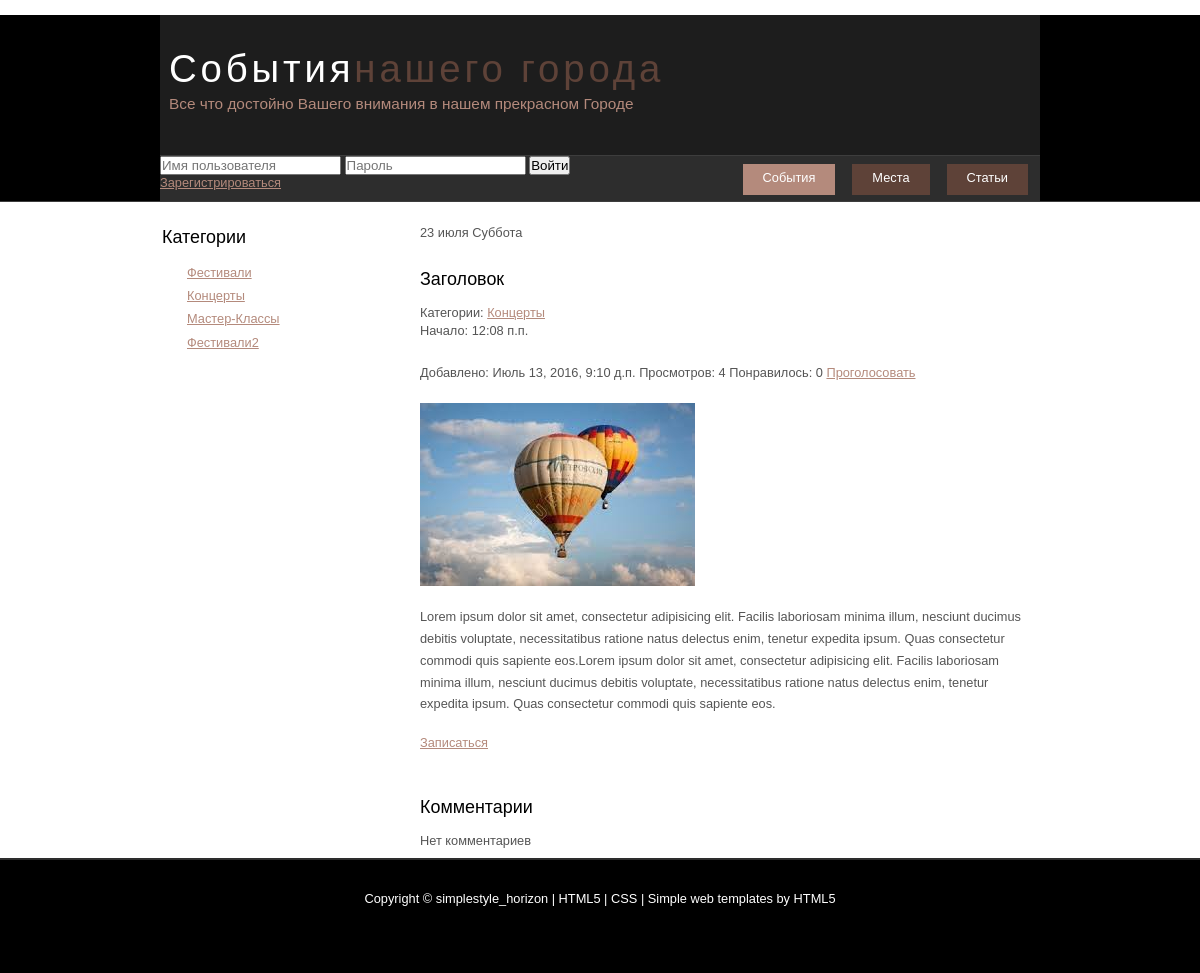
/event/1, run on an earlier commit of the app's database.
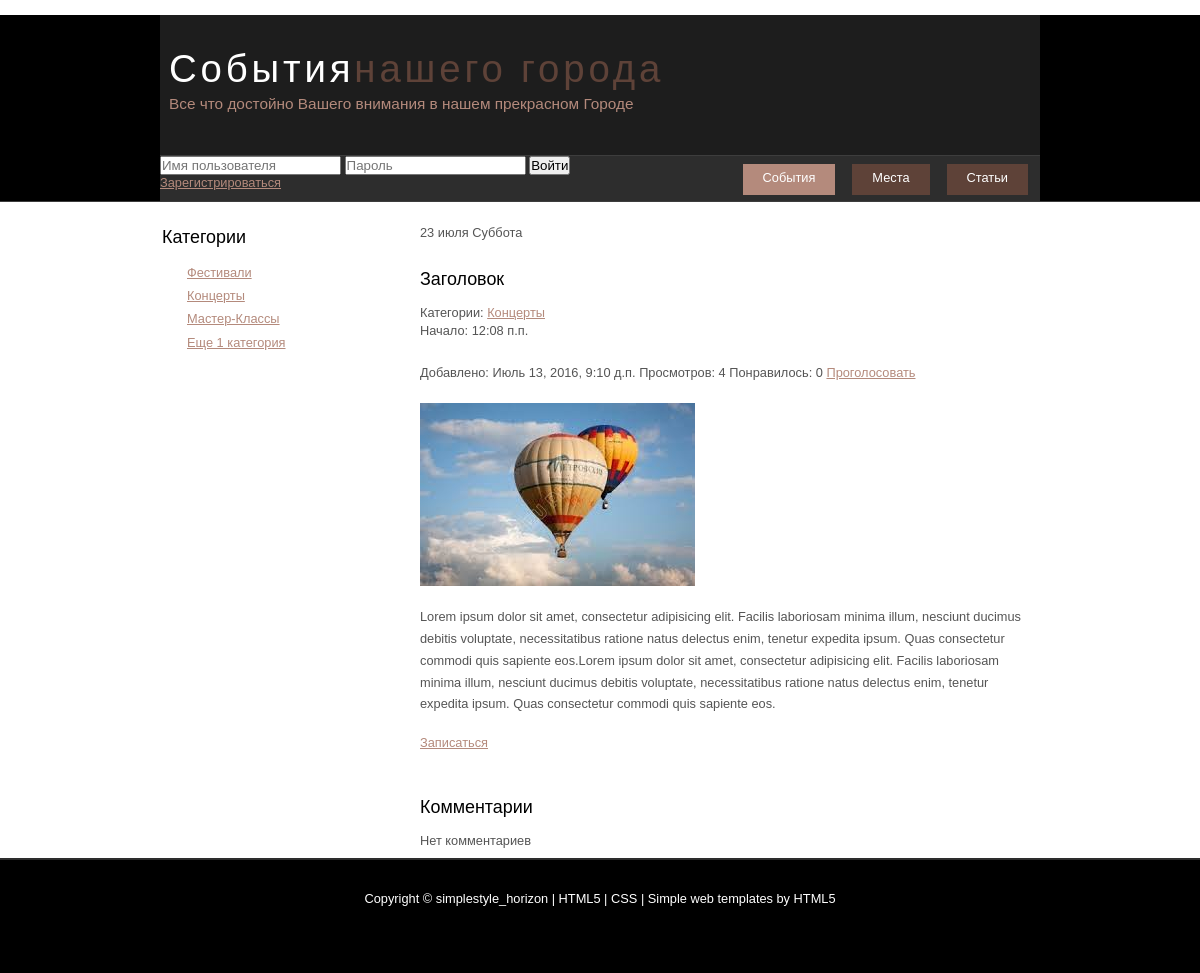
And on a later commit of the database.
### mainApp/models.py (models this page shows, shortened)
class CategoriesEvents(models.Model):
    title = models.CharField(verbose_name='Название категории', max_length=50, unique=True)

class CommonArticle(models.Model):
    title = models.CharField(verbose_name='Заголовок', max_length=255)
    content = models.TextField(verbose_name='Текст')
    added = models.DateTimeField(verbose_name='Дата публикации', auto_now_add=True)
    active = models.BooleanField(verbose_name='Видимость', default=True)
    likes = models.SmallIntegerField(verbose_name='Кол-во лайков', default=0)
    views = models.SmallIntegerField(verbose_name='Кол-во просмотров', default=0)
    images = models.ManyToManyField('Images', verbose_name='Картинки', default=None, blank=True)
    allow_comments = models.BooleanField(verbose_name='Возможность комментариев', default=True)
    author = models.ForeignKey(SiteUser)
    class Meta:
        abstract = True

class Event(CommonArticle):
    date_of_start = models.DateField(verbose_name='Дата начала')
    date_of_finish = models.DateField(verbose_name='Дата завершения', null=True, default=None, blank=True)
    time_of_start = models.TimeField(verbose_name='Время начала')
    time_of_finish = models.TimeField(verbose_name='Время завершения', null=True, default=None, blank=True)
    place = models.ForeignKey('Place', null=True, default=None, blank=True)
    category = models.ManyToManyField('CategoriesEvents', default=None, blank=True)
    need_registration = models.BooleanField(verbose_name='Возможность зарегистрироваться на событие', default=True)

class Images(models.Model):
    image = models.FileField()

### mainApp/views.py (the view)
# urls.py: url(r'^event/([0-9]+)$', show_event),
def show_event(request, event_id):
    output={}
    output['categories']=CategoriesEvents.objects.all()
    output['smth']=get_smth_by_id(request,'Event', event_id)
    output['comments']=show_comments('Event', event_id)
    return render(request,'event.html' , output)

### comments/views.py (called while the page is built)
def show_comments(modelname, subject):
    comments = Comments.objects.filter(subject_id=subject, subject_type=modelname).order_by('-added')
    return comments

### countViews/views.py (called while the page is built)
def check_views(request, modelname, id):
    ip = request.META['REMOTE_ADDR']
    key = modelname + id
    viewed = Viewed.objects.filter(ip=ip, material=key)
    if len(viewed) > 0:
        return False
    else:
        viewed = Viewed()
        viewed.ip = ip
        viewed.material = key
        viewed.save()
        return True

### mainApp/views.py (called while the page is built)
def get_smth_by_id(request,modelname, some_id):
    try:
        smth=MyModule.__dict__[modelname].objects.get(id=some_id)
    except:
        raise Http404
    if hasattr(smth, 'active') and smth.active==False:
        raise Http404
    if hasattr(smth, 'views') :
        if check_views(request, modelname, some_id):
            smth.views+=1
            smth.save()
    return smth

### templates/event.html (shortened to what this page needs)
﻿{%extends 'base.html' %}
{%load staticfiles %}
{%block menu1 %}
    selected
{%endblock %}
{%block right %}
    <div id="sidebar_container">
        <div class="sidebar">
            <h3>Категории</h3>
            <ul>
            {%for category in categories %}
               <li><a href="/events/bycat/{{category.id}}">{{category.title}}</a></li>
            {%endfor %}
            </ul>
        </div>
    </div>
{%endblock %}
{%block content %}
    <div class="instance">
        <p>{{smth.date_of_start|date:"d E l "}}
        </p>
        <h3>{{smth.title}}</h3>
         Категории:
        {%for category in  smth.category.all %}
            <a href="/events/bycat/{{category.id}}">{{category.title}}</a>
        {%endfor %}
        <p>
            Начало: {{smth.time_of_start}}
        </p>
             <p>
                 Добавлено: {{smth.added}}
                 Просмотров: {{smth.views}}
                 Понравилось: <span class="likes_count">{{smth.likes}}</span>
                 <a href="/" data-model="Event" data-id="{{smth.id}}" class="liker">Проголосовать</a>
            </p>
        <p>
            {%for image in smth.images.all %}
               <img src="{%static image.image.url%}">
            {% endfor %}
            </p>
        <p>
            {{smth.content}}
        </p>
<a href="/signto/{{smth.id}}">Записаться</a>
        <p>
            {% if smth.allow_comments %}
                {%include 'inc_comments_show.html' %}
            {%endif %}
    </div>
{%endblock %}

### templates/base.html (shortened to what this page needs)
{%load staticfiles %}
<!DOCTYPE HTML>
<html>
<head>
  <link rel="stylesheet" type="text/css" href="{%static 'css/style.css'%}" />
</head>
<body>
  <div id="main">
    <div id="header">
      <div id="logo">
        <div id="logo_text">
          <h1><a href="index.html">События<span class="logo_colour">нашего города</span></a></h1>
          <h2>Все что достойно Вашего внимания в нашем прекрасном Городе</h2>
        </div>
      </div>
      <div id="menubar">
        <ul id="menu">
          <li class="{%block menu1 %}{%endblock %}"><a href="/">События</a></li>
          <li class="{%block menu2 %}{%endblock %}"><a href="/places/">Места</a></li>
          <li class="{%block menu3 %}{%endblock %}"><a href="/articles/">Статьи</a></li>
        </ul>
          {%block loginform %}
          {% if request.user.username == '' %}
		    <form action="/log/in/" method="POST">
		        <input type="text" placeholder="Имя пользователя" name="login">
		        <input type="password" placeholder="Пароль" name="password">
		        <input type="submit" value="Войти">
	        </form>
          <a href="/register/">Зарегистрироваться</a>
          {%endif %}
          {%endblock %}
      </div>
    </div>
    <div id="site_content">
        {%block right %}{%endblock %}
      <div id="content">
        {%block content %}{%endblock %}
      </div>
    </div>
    <div id="footer">
      <p>Copyright &copy; simplestyle_horizon | <a href="http://validator.w3.org/check?uri=referer">HTML5</a> | <a href="http://jigsaw.w3.org/css-validator/check/referer">CSS</a> | <a href="http://www.html5webtemplates.co.uk">Simple web templates by HTML5</a></p>
    </div>
  </div>
</body>
</html>

### templates/inc_comments_show.html
﻿ <h3>Комментарии</h3>
    {% for comment in comments %}
         <div>
            <p>{{comment.author}} написал {{comment.added}}</p>
                {{comment.content}}
         </div>
    {%empty %}
        Нет комментариев
    {%endfor %}

### static/css/style.css (style rules this page uses)
html { height: 100%; }
* { margin: 0; padding: 0; }
body { font: normal .80em 'trebuchet ms', arial, sans-serif; background: #FFF; color: #555; }
p { padding: 0 0 20px 0; line-height: 1.7em; }
img { border: 0; }
h1, h2, h3, h4, h5, h6 { color: #362C20; letter-spacing: 0em; padding: 0 0 5px 0; }
h1, h2, h3 { font: normal 170% 'century gothic', arial; margin: 0 0 15px 0; padding: 15px 0 5px 0; color: #000; }
h2 { font-size: 160%; padding: 9px 0 5px 0; color: #B48A7C; }
h3 { font-size: 140%; padding: 5px 0 0 0; }
a, a:hover { outline: none; text-decoration: underline; color: #B48A7C; }
ul { margin: 2px 0 22px 17px; }
ul li { list-style-type: circle; margin: 0 0 6px 0; padding: 0 0 4px 5px; line-height: 1.5em; }
#main, #logo, #menubar, #site_content, #footer { margin-left: auto; margin-right: auto; }
#header { background: #000; border-bottom: 1px solid #3d3d3d; height: 186px; }
#logo { width: 880px; position: relative; height: 140px; background: #1d1d1d; }
#logo #logo_text { position: absolute; top: 10px; left: 0; }
#logo h1, #logo h2 { font: normal 300% 'century gothic', arial, sans-serif; border-bottom: 0; text-transform: none; margin: 0 0 0 9px; }
#logo_text h1, #logo_text h1 a, #logo_text h1 a:hover { padding: 22px 0 0 0; color: #FFF; letter-spacing: 0.1em; text-decoration: none; }
#logo_text h1 a .logo_colour { color: #5E4238; }
#logo_text h2 { font-size: 120%; padding: 4px 0 0 0; color: #B48A7C; }
#menubar { width: 872px; height: 45px; padding-right: 8px; background: #2D2D2D; border-top: 1px solid #3D3D3D; }
ul#menu { float: right; margin: 0; }
ul#menu li { float: left; padding: 0 0 0 9px; list-style: none; margin: 8px 4px 0 4px; }
ul#menu li a { font: normal 100% 'trebuchet ms', sans-serif; display: block; float: left; height: 20px; padding: 6px 20px 5px 20px; text-align: center; color: #FFF; text-decoration: none; background: #5E4238; }
ul#menu li.selected a { height: 20px; padding: 6px 20px 5px 11px; }
ul#menu li.selected { margin: 8px 4px 0 13px; background: #B48A7C; }
ul#menu li.selected a, ul#menu li.selected a:hover { background: #B48A7C; color: #FFF; }
#site_content { width: 880px; overflow: hidden; margin: 20px auto 0 auto; padding: 0 0 10px 0; }
#sidebar_container { float: left; width: 224px; }
.sidebar { float: right; width: 222px; padding: 0; margin: 0 0 16px 0; }
.sidebar ul { margin: 0; }
#content { text-align: left; width: 620px; padding: 0 0 0 5px; float: right; }
#content ul li, .sidebar ul li { list-style-type: none; background: url(bullet.png) no-repeat; margin: 0 0 0 0; padding: 0 0 4px 25px; line-height: 1.5em; }
#footer { width: 100%; font-family: 'trebuchet ms', sans-serif; font-size: 100%; height: 80px; padding: 28px 0 5px 0; text-align: center; background: #000; border-top: 2px solid #2D2D2D; color: #FFF; }
#footer p { line-height: 1.7em; padding: 0 0 10px 0; }
#footer a { color: #FFF; text-decoration: none; }

What changed in the data, as far as the page shows it:
removed CategoriesEvents: title "Фестивали2", shown under "Категории"
added CategoriesEvents: title "Еще 1 категория", shown under "Категории"
